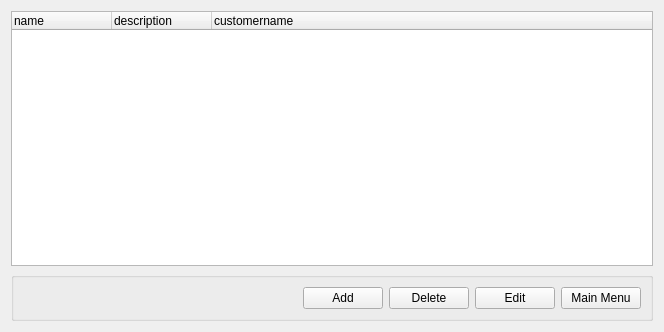
<?xml version="1.0" encoding="UTF-8"?>
<ui version="4.0">
 <class>ProjectList</class>
 <widget class="QWidget" name="ProjectList">
  <property name="geometry">
   <rect>
    <x>0</x>
    <y>0</y>
    <width>664</width>
    <height>332</height>
   </rect>
  </property>
  <property name="windowTitle">
   <string>Project List</string>
  </property>
  <layout class="QGridLayout" name="gridLayout">
   <item row="2" column="1">
    <widget class="QGroupBox" name="horizontalGroupBox">
     <layout class="QHBoxLayout" name="navigate">
      <item>
       <spacer name="horizontalSpacer">
        <property name="orientation">
         <enum>Qt::Horizontal</enum>
        </property>
        <property name="sizeHint" stdset="0">
         <size>
          <width>40</width>
          <height>20</height>
         </size>
        </property>
       </spacer>
      </item>
      <item>
       <widget class="QPushButton" name="NavAddProject">
        <property name="text">
         <string>Add</string>
        </property>
        <property name="form" stdset="0">
         <string>addProject</string>
        </property>
       </widget>
      </item>
      <item>
       <widget class="QPushButton" name="NavDeleteProject">
        <property name="text">
         <string>Delete</string>
        </property>
        <property name="form" stdset="0">
         <string>listProject</string>
        </property>
        <property name="action" stdset="0">
         <string>DeleteProject project {id = {project.selected} }</string>
        </property>
       </widget>
      </item>
      <item>
       <widget class="QPushButton" name="NavEditProject">
        <property name="text">
         <string>Edit</string>
        </property>
        <property name="form" stdset="0">
         <string>editProject?id={project.selected}</string>
        </property>
       </widget>
      </item>
      <item>
       <widget class="QPushButton" name="NavMainBenu">
        <property name="text">
         <string>Main Menu</string>
        </property>
        <property name="form" stdset="0">
         <string>init</string>
        </property>
       </widget>
      </item>
     </layout>
    </widget>
   </item>
   <item row="0" column="1">
    <widget class="QTreeWidget" name="project">
     <property name="rootIsDecorated">
      <bool>false</bool>
     </property>
     <property name="action" stdset="0">
      <string>ListProject project {} </string>
     </property>
     <property name="dataslot" stdset="0">
      <string>listProject</string>
     </property>
     <column>
      <property name="text">
       <string>name</string>
      </property>
     </column>
     <column>
      <property name="text">
       <string>description</string>
      </property>
     </column>
     <column>
      <property name="text">
       <string>customername</string>
      </property>
     </column>
    </widget>
   </item>
  </layout>
 </widget>
 <resources/>
 <connections/>
</ui>
